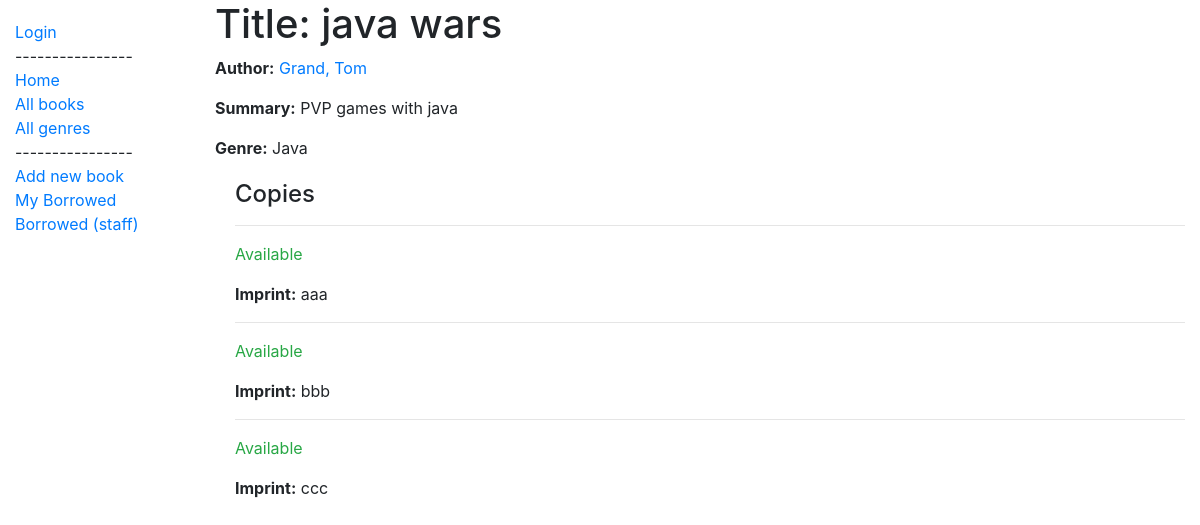
Page /catalog/book/6/ on the earlier database version.
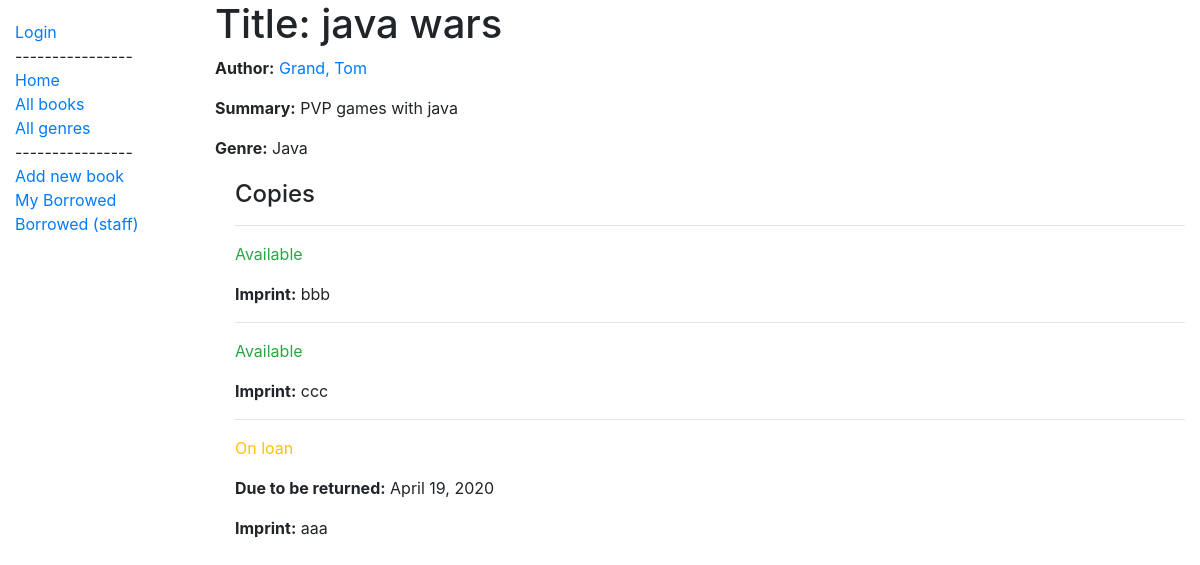
Same page on the later database version.
### catalog/models.py (models this page shows, shortened)
class BookInstance(models.Model):
    id = models.UUIDField(primary_key=True, default=uuid.uuid4, help_text='Unique ID for this particular book across whole library')
    book = models.ForeignKey('Book', on_delete=models.SET_NULL, null=True)
    imprint = models.CharField(max_length=200)
    due_back = models.DateField(null=True, blank=True)
    borrower = models.ForeignKey(User, on_delete=models.SET_NULL, null=True, blank=True)
    LOAN_STATUS = (
        ('m', 'Maintenance'),
        ('o', 'On loan'),
        ('a', 'Available'),
        ('r', 'Reserved'),
    )
    status = models.CharField(
        max_length=1,
        choices=LOAN_STATUS,
        blank=True,
        default='m',
        help_text='Book availability',
    )
    class Meta:
        ordering = ['due_back']
        permissions = (("can_mark_returned", "Set book as returned"),)

### catalog/views.py (the view, shortened to what this page needs)
# urls.py: path('book/<int:pk>/', views.BookDetailView.as_view(), name='book-detail'),
class BookDetailView(generic.DetailView):
    model = Book
    template_name = "book_detail.html"

### catalog/models.py (called while the page is built)
    def __str__(self):
        return f'{self.last_name}, {self.first_name}'

    def __str__(self):
        return self.name

### templates/book_detail.html (shortened to what this page needs)
{% extends "base_generic.html" %}
{% block content %}
  <h1>Title: {{ book.title }}</h1>
  <p><strong>Author:</strong> <a href="">{{ book.author }}</a></p>
  <p><strong>Summary:</strong> {{ book.summary }}</p>
  <p><strong>Genre:</strong> {{ book.genre.all|join:", " }}</p>
  <div style="margin-left:20px;margin-top:20px">
      <h4>Copies</h4>
      {% for copy in book.bookinstance_set.all %}
          <hr>
          <p class="{% if copy.status == 'a' %}text-success{% elif copy.status == 'm' %}
          text-danger{% else %}text-warning{% endif %}">{{ copy.get_status_display }}
          </p>
          {% if copy.status != 'a' %}
              <p><strong>Due to be returned:</strong> {{ copy.due_back }}</p>
          {% endif %}
          <p><strong>Imprint:</strong> {{ copy.imprint }}</p>
      {% endfor %}
  </div>
{% endblock %}

Differences in the rows shown:
changed BookInstance "aaa": status "Available" → "On loan"; due_back (not shown) → "April 19, 2020"; moves down the list
